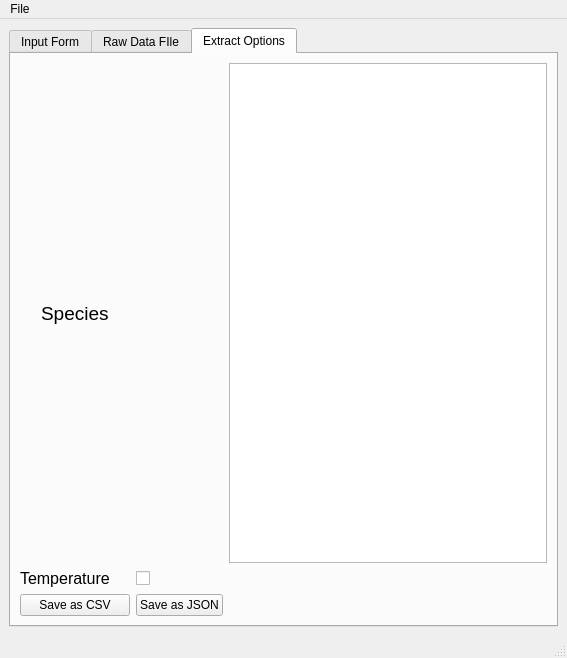
<?xml version="1.0" encoding="UTF-8"?>
<ui version="4.0">
 <class>MainWindow</class>
 <widget class="QMainWindow" name="MainWindow">
  <property name="geometry">
   <rect>
    <x>0</x>
    <y>0</y>
    <width>567</width>
    <height>658</height>
   </rect>
  </property>
  <property name="windowTitle">
   <string>SIMS Data Extractor</string>
  </property>
  <widget class="QWidget" name="centralwidget">
   <property name="layoutDirection">
    <enum>Qt::LeftToRight</enum>
   </property>
   <layout class="QVBoxLayout" name="verticalLayout">
    <item>
     <widget class="QTabWidget" name="TabWidget">
      <property name="currentIndex">
       <number>2</number>
      </property>
      <widget class="QWidget" name="FormTab">
       <attribute name="title">
        <string>Input Form</string>
       </attribute>
       <layout class="QFormLayout" name="formLayout">
        <item row="1" column="0">
         <widget class="QLabel" name="formGasLabel">
          <property name="font">
           <font>
            <pointsize>12</pointsize>
           </font>
          </property>
          <property name="text">
           <string>Composition of Gas</string>
          </property>
         </widget>
        </item>
        <item row="1" column="1">
         <widget class="QLabel" name="formTempLabel">
          <property name="font">
           <font>
            <pointsize>12</pointsize>
           </font>
          </property>
          <property name="text">
           <string>Temperature</string>
          </property>
         </widget>
        </item>
        <item row="2" column="0">
         <widget class="QTextEdit" name="formGasInput"/>
        </item>
        <item row="2" column="1">
         <widget class="QTextEdit" name="formTempInput"/>
        </item>
        <item row="4" column="0">
         <widget class="QLabel" name="formCoolingLabel">
          <property name="font">
           <font>
            <pointsize>12</pointsize>
           </font>
          </property>
          <property name="text">
           <string>Method of Cooling</string>
          </property>
         </widget>
        </item>
        <item row="4" column="1">
         <widget class="QLabel" name="formExtrasLabel">
          <property name="font">
           <font>
            <pointsize>12</pointsize>
           </font>
          </property>
          <property name="text">
           <string>Extra Information</string>
          </property>
         </widget>
        </item>
        <item row="5" column="0">
         <widget class="QTextEdit" name="formCoolingInput"/>
        </item>
        <item row="5" column="1">
         <widget class="QTextEdit" name="formExtrasInput"/>
        </item>
        <item row="7" column="1">
         <widget class="QPushButton" name="formSaveButton">
          <property name="text">
           <string>SAVE</string>
          </property>
         </widget>
        </item>
        <item row="0" column="0">
         <widget class="QLabel" name="formSampleIDLabel">
          <property name="font">
           <font>
            <pointsize>14</pointsize>
            <weight>75</weight>
            <bold>true</bold>
           </font>
          </property>
          <property name="text">
           <string>Sample ID</string>
          </property>
         </widget>
        </item>
       </layout>
      </widget>
      <widget class="QWidget" name="DataFileTab">
       <attribute name="title">
        <string>Raw Data FIle</string>
       </attribute>
       <layout class="QVBoxLayout" name="verticalLayout_2">
        <item>
         <widget class="QLabel" name="rawDataLabel">
          <property name="font">
           <font>
            <pointsize>12</pointsize>
           </font>
          </property>
          <property name="text">
           <string>Data File</string>
          </property>
         </widget>
        </item>
        <item>
         <widget class="QTextBrowser" name="rawDataBrowser"/>
        </item>
       </layout>
      </widget>
      <widget class="QWidget" name="ExtractTab">
       <attribute name="title">
        <string>Extract Options</string>
       </attribute>
       <layout class="QGridLayout" name="gridLayout">
        <item row="1" column="0">
         <widget class="QLabel" name="extractTempLabel">
          <property name="font">
           <font>
            <pointsize>12</pointsize>
           </font>
          </property>
          <property name="text">
           <string>Temperature</string>
          </property>
         </widget>
        </item>
        <item row="0" column="2">
         <widget class="QListView" name="extractSpeciesList"/>
        </item>
        <item row="0" column="0">
         <widget class="QLabel" name="extractSpeciesLabel">
          <property name="font">
           <font>
            <pointsize>14</pointsize>
           </font>
          </property>
          <property name="text">
           <string>    Species    </string>
          </property>
         </widget>
        </item>
        <item row="2" column="0">
         <widget class="QPushButton" name="exractCSVButton">
          <property name="text">
           <string>Save as CSV</string>
          </property>
         </widget>
        </item>
        <item row="2" column="1">
         <widget class="QPushButton" name="extractJSONButton">
          <property name="text">
           <string>Save as JSON</string>
          </property>
         </widget>
        </item>
        <item row="1" column="1">
         <widget class="QCheckBox" name="extractTempChkBox">
          <property name="text">
           <string/>
          </property>
         </widget>
        </item>
       </layout>
      </widget>
     </widget>
    </item>
   </layout>
  </widget>
  <widget class="QMenuBar" name="menubar">
   <property name="geometry">
    <rect>
     <x>0</x>
     <y>0</y>
     <width>567</width>
     <height>21</height>
    </rect>
   </property>
   <widget class="QMenu" name="menuFile">
    <property name="title">
     <string>File</string>
    </property>
    <addaction name="actionOpenFile"/>
   </widget>
   <addaction name="menuFile"/>
  </widget>
  <widget class="QStatusBar" name="statusbar"/>
  <action name="actionOpenFile">
   <property name="text">
    <string>Open File</string>
   </property>
  </action>
 </widget>
 <resources/>
 <connections/>
</ui>
